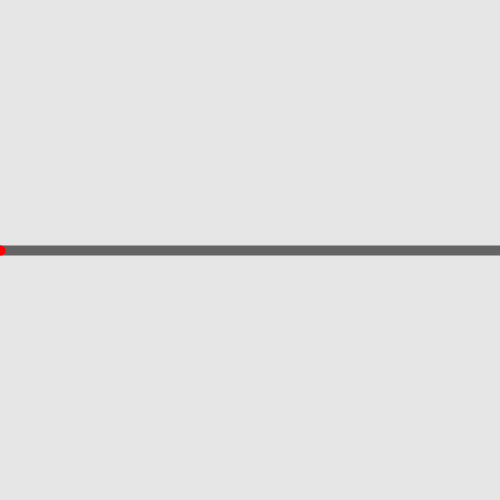
Frame 1 (no input)
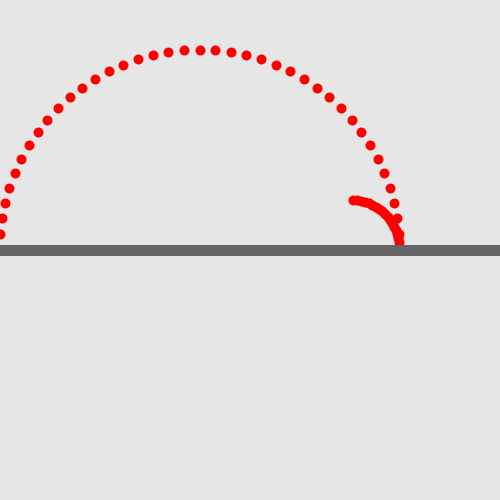
Frame 60 (the mouse pressed at the canvas centre just before this capture)
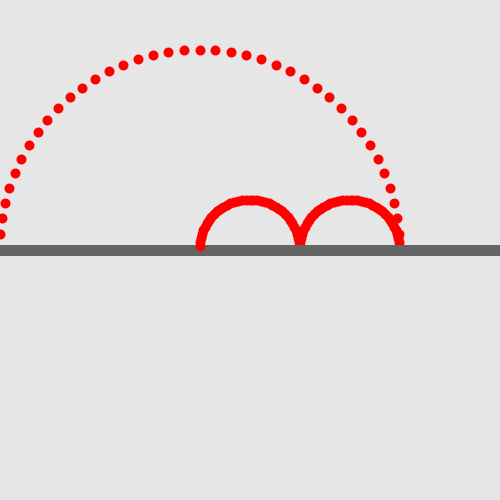
Frame 120 (the mouse held since frame 60 and released just before this capture)

The Processing sketch that drew these frames (run headless with seeded random() and noise(); from frame 60 on, the mouse is pressed at the canvas centre):

// Processing sketch: processing_173166
// ── processing_173166.pde

int N =  5;
float start, end;

// Storage for transition probabilities
float []probs = new float[N];

int res=40; // How much to resolve the trajectory of the jump

int i=0; // index for animation

float orient = 1;

void setup(){
  background(230);
  size(500,500);
  smooth();

  frameRate(30);

  // Populate probability table
  for(int i=0; i<N;i++){
    probs[i] = float(i)/N; 
  }


  start = 0;
  // Pick first "end" for jump.
  float u = random(1);
  for(int i=0;i<N;i++){
    if(u<probs[i]){
        end = i;
        break;
    }
      
  }
}

void draw(){

   float nstart =  map(start,0, N, 0, width);
   float nend = map(end, 0, N, 0, height);
   float mid = (nstart+nend)/2.0;
   float hf  = (nend-nstart)/2.0;
    
   stroke(100);
   strokeWeight(10);
   line(0,height/2.0,width,height/2.0); 
   float xpoint = mid -  hf * cos(orient*i/float(res)*PI);
   float ypoint = height/2.0 - hf * sin(orient*i/float(res)*PI);
    strokeWeight(10);
    stroke(255,0,0);
    point(xpoint,ypoint);
    i++;

    if(i==res){
      if(end>0){ // Time to return back.
        start = end;
        end = end - 1;
        orient = -1;
      }
      else{
        // You are at zero. Pick new destination. 
        background(230);
        float u = random(1);
        start = 0;
        for(int i=0;i<N;i++){
          if(u<probs[i]){
            end = i;
            break;
          }
        }
        orient = 1;
       }
       // Restart movement
       i = 0;
    }
    
}
